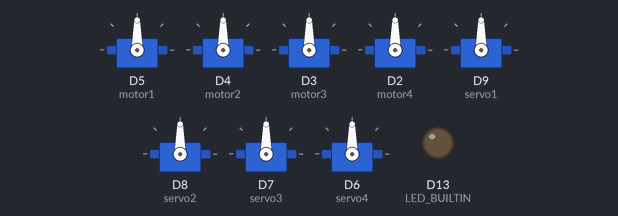
Simulated run of this sketch. Board: Arduino Uno R4 WiFi. Parts: 8 × servo, output pins drawn as LEDs (lit = HIGH). WiFi joins after 1.5 s; servers stay silent unless stated; what the sketch prints to the serial monitor is not drawn.

Above: at 14.55 s.
At 16.2 s:
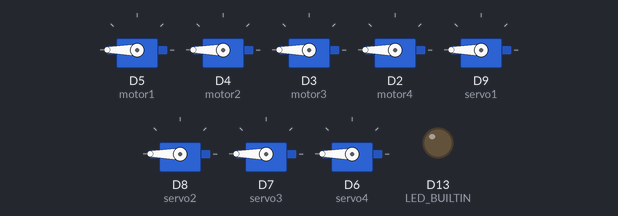
Timing chart, 0 to 17.5 s (numbered marks = the images above):
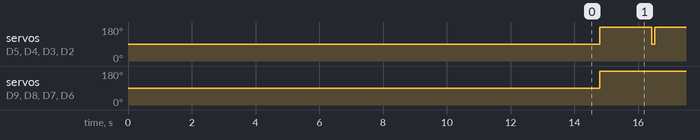

The sketch:

DriveMode.ino
```cpp
#include <Servo.h>
#include <WiFiS3.h>

Servo motor1;
Servo motor2;
Servo motor3;
Servo motor4;
Servo servo1;
Servo servo2;
Servo servo3;
Servo servo4;

int throttle;
int counterThrottle;
float steer;

int motor1Speed;
int motor2Speed;
int motor3Speed;
int motor4Speed;

int lX, lY, rX, rY, eStop, enable, mode;

int status = WL_IDLE_STATUS;
#include "arduino_secrets.h"

char ssid[] = SECRET_SSID;        // your network SSID (name)
char pass[] = SECRET_PASS;    // your network password (use for WPA, or use as key for WEP)

//const char* host = "192.168.1.87";  //my Home ip
//const char* host = "192.168.1.242";    //Paul's house ip
const char* host = "192.168.1.101";   //AAAABITR Router
//const char* host = "192.168.9.208";   //BITR24 Router
const uint16_t port = 49002;      // local port to listen on

char packetBuffer[256]; //buffer to hold incoming packet
char  ReplyBuffer[] = "acknowledged\n";       // a string to send back

char packet[9];

//WiFiUDP Udp;
WiFiClient client;

bool wasConnected = false;

void setup() {
  pinMode(LED_BUILTIN, OUTPUT);

  // Attach the ESC on pin 9
  motor1.attach(5,1000,2000); // (pin, min pulse width, max pulse width in microseconds)
  motor2.attach(4,1000,2000); // (pin, min pulse width, max pulse width in microseconds)
  motor3.attach(3,1000,2000); // (pin, min pulse width, max pulse width in microseconds)
  motor4.attach(2,1000,2000); // (pin, min pulse width, max pulse width in microseconds)

  servo1.attach(9,1000,2000); // (pin, min pulse width, max pulse width in microseconds)
  servo2.attach(8,1000,2000); // (pin, min pulse width, max pulse width in microseconds)
  servo3.attach(7,1000,2000); // (pin, min pulse width, max pulse width in microseconds)
  servo4.attach(6,1000,2000); // (pin, min pulse width, max pulse width in microseconds)

  strcpy(packet, "0T00");

  /*motor1.write(90);
  motor2.write(90);
  motor3.write(90);
  motor4.write(90);

  servo1.write(180);
  servo2.write(180);
  servo3.write(180);
  servo4.write(180);*/

  delay(3000);

  Serial.begin(9600);

  // attempt to connect to WiFi network:
  while (status != WL_CONNECTED) {
    Serial.print("Attempting to connect to SSID: ");
    Serial.println(ssid);
    // Connect to WPA/WPA2 network. Change this line if using open or WEP network:
    status = WiFi.begin(ssid, pass);

    // wait 10 seconds for connection:
    delay(10000);

  }

  Serial.println("Connected to WiFi");
  printWifiStatus();

  Serial.println("\nStarting connection to server...");
  // if you get a connection, report back via serial:
  //Udp.begin(localPort);

}

void loop() {
  while(!client.connected()){
    client.connect(host, port);
    if(wasConnected){
      motor1.write(90);
      motor2.write(90);
      motor3.write(90);
      motor4.write(90);

      Serial.print("WARNING!!!!  CONNECTION LOST!!!!");
    }
  }
  wasConnected = true;
  //while(client.connected()){
  //String read = client.readString();
  lX = client.read();
  lY = client.read();
  rX = client.read();
  rY = client.read();
  eStop = client.read();
  enable = client.read();
  mode = client.read();

  //if( read != ""){
  Serial.print("Packet Recieved: ");
  //Serial.println(read);
  Serial.print("Char Recieved: ");
  Serial.print(lX);
  Serial.print(lY);
  Serial.print(rX);
  Serial.print(rY);
  Serial.print(eStop);
  Serial.print(enable);
  Serial.println(mode);
  delay(100);
  client.print(lX);
  //packet[read.length() + 1];
  //read.toCharArray(packet, read.length() + 1);

  Serial.print("Packet: ");
  Serial.println(packet);

  /*lX = packet[0];
  lY = packet[1];
  rX = packet[2];
  rY = packet[3];
  eStop = packet[4];
  enable = packet[5];
  mode = packet[6];*/

  //}

  if(eStop == 49){
    while(1){
      motor1.write(90);
      motor2.write(90);
      motor3.write(90);
      motor4.write(90);

      Serial.print("EMERGENCY!!!!  E_STOP HAS BEEN TRIGGERED!!!!");

    }
  }

  if(enable == 49){
    digitalWrite(LED_BUILTIN, HIGH);
  } else {
    digitalWrite(LED_BUILTIN, LOW);
  }

  throttle = map(lY, 84, 21, 90, 180);
  //throttle = map(lX, 17, 86, 70, 110);
  counterThrottle = map(throttle, 110, 90, 70, 90);
  steer = map(rX, 17, 83, -100, 100);
  steer = steer / 100;
  steer = 0;
  counterThrottle = throttle;

  Serial.print("Throttle: ");
  Serial.println(throttle);
  Serial.print("Steer: ");
  Serial.println(steer);

  servo1.write(180);
  servo2.write(180);
  servo3.write(180);
  servo4.write(180);


  if(steer < 0){ // Steer Left

    motor1Speed = throttle + throttle * steer ;
    motor4Speed = throttle + throttle * steer;

    motor2Speed = counterThrottle;
    motor3Speed = counterThrottle;
  }
  else if (steer > 0){ // Steer Right

    motor1Speed = throttle;
    motor4Speed = throttle;

    motor2Speed = counterThrottle - counterThrottle * steer;
    motor3Speed = counterThrottle - counterThrottle * steer;
  }
  else{

    motor1Speed = throttle;
    motor4Speed = throttle;

    motor2Speed = throttle;
    motor3Speed = throttle;
  }

  motor1.write(motor1Speed);
  motor2.write(motor2Speed);
  motor3.write(motor3Speed);
  motor4.write(motor4Speed);

  Serial.print("Motor 1 Speed: ");
  Serial.println(motor1Speed);
  Serial.print("Motor 4 Speed: ");
  Serial.println(motor4Speed);

  Serial.print("Motor 2 Speed: ");
  Serial.println(motor2Speed);
  Serial.print("Motor 3 Speed: ");
  Serial.println(motor3Speed);

}

void printWifiStatus() {
  // print the SSID of the network you're attached to:
  Serial.print("SSID: ");
  Serial.println(WiFi.SSID());

  // print your board's IP address:
  IPAddress ip = WiFi.localIP();
  Serial.print("IP Address: ");
  Serial.println(ip);

  // print the received signal strength:
  long rssi = WiFi.RSSI();
  Serial.print("signal strength (RSSI):");
  Serial.print(rssi);
  Serial.println(" dBm");
}
```

arduino_secrets.h
```cpp
#define SECRET_SSID "AAAABITR"
#define SECRET_PASS "lickthelipo"
```

Measured:
- by itself, servo on D5 (motor1), servo on D4 (motor2), servo on D3 (motor3), servo on D2 (motor4): alternates 180° for 1.6 s and 90° for 0.10 s
- by itself, servo on D9 (servo1), servo on D8 (servo2), servo on D7 (servo3), servo on D6 (servo4): 90° → 180° at 14.8 s
